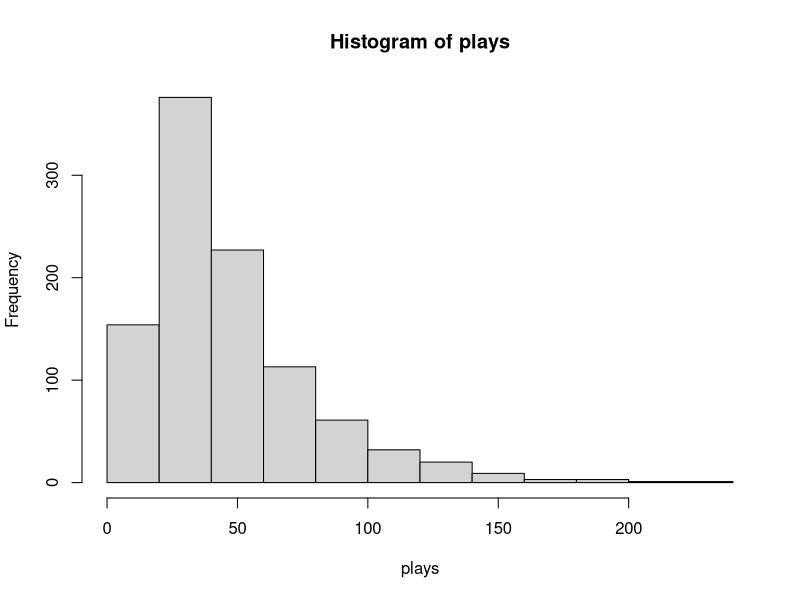
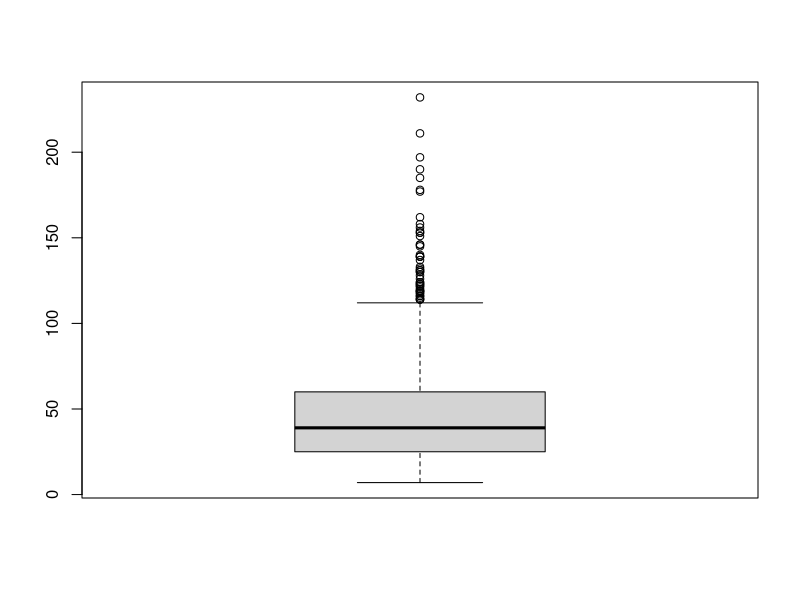

Generate these figures, in order, with R:
## ---- chunk 1
knitr::opts_chunk$set(echo = TRUE)
## ---- chunk 2
roll.die <- function(){
  return(sample(size=1,1:6))
}
## ---- chunk 3
initialize.board <- function(dim, n.ladders, n.snakes){
  set.seed(47)
  
  spaces <- dim^2
  
  occupied <- c()
  
  ladder.starts <- sample(size=10,1:(spaces-dim),replace=FALSE)
  occupied <- c(occupied,ladder.starts)
  
  ladder.ends <- c()
  for(i in 1:n.ladders){
    le <- ceiling(ladder.starts[i]/dim)*dim # ensures ladder ends at least one row above
    m <- min(40,spaces-1-le)
    end <- le+sample(size=1,1:m)
    while(end %in% occupied){
      end <- le+sample(size=1,1:m)
    } 
    occupied <- c(occupied, end)
    ladder.ends <- c(ladder.ends,end)
  }
  
  snakes.starts <- c()
  for(i in 1:n.snakes){
    ss <- sample(size=1,(dim+1):(spaces-1),replace=FALSE)
    while(ss %in% occupied){
      ss <- sample(size=1,11:99,replace=FALSE)
    }
    occupied <- c(occupied, ss)
    snakes.starts <- c(snakes.starts,ss)
  }
  
  snakes.ends <- c()
  for(i in 1:n.snakes){
    se <- floor(snakes.starts[i]/dim)*dim # ensures snake ends at least one row below
    m <- min(40,se)
    end <- se-sample(size=1,0:m)
    while(end %in% occupied){
      end <- se-sample(size=1,0:m)
    }
    occupied <- c(occupied, end)
    snakes.ends <- c(snakes.ends,end)
  }
  
  ladders <- data.frame(ladder.starts,ladder.ends)
  snakes <- data.frame(snakes.starts,snakes.ends)
  
  return(list(dim=dim,ladders=ladders,snakes=snakes))
  
}
## ---- chunk 4
play.turn <- function(state,board){
  
  ladders <- board$ladders
  snakes <- board$snakes
  
  state <- state + roll.die()
    
  if(state %in% ladders[,1]){
    state <- ladders[which(ladders[,1] == state),2]
  }
  else if(state %in% snakes[,1]){
    state <- snakes[which(snakes[,1] == state),2]
  }
  
  return(state)
  
}
## ---- chunk 5
play <- function(board){
  
  state <- 0
  turns <- 0
  
  while(state < (board$dim)^2){
    
    state <- play.turn(state,board)
    turns <- turns+1
    
  }
  
  return(turns)
}
## ---- chunk 6
board <- initialize.board(10,10,10)

plays <- c()
for(i in 1:1000){
  plays <- c(plays,play(board))
}
## ---- chunk 7
hist(plays)
boxplot(plays)
